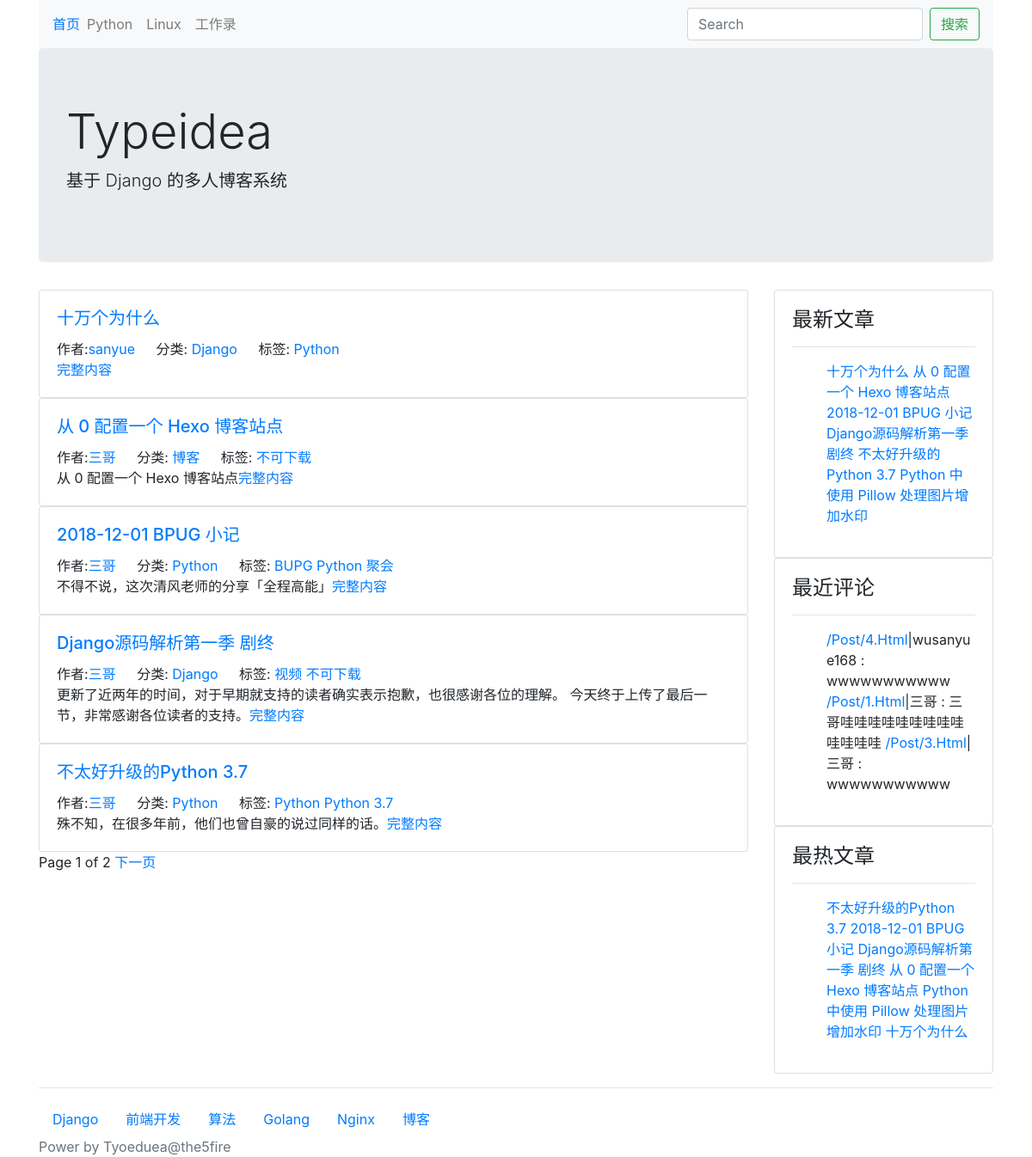
/, run on an earlier commit of the app's database.
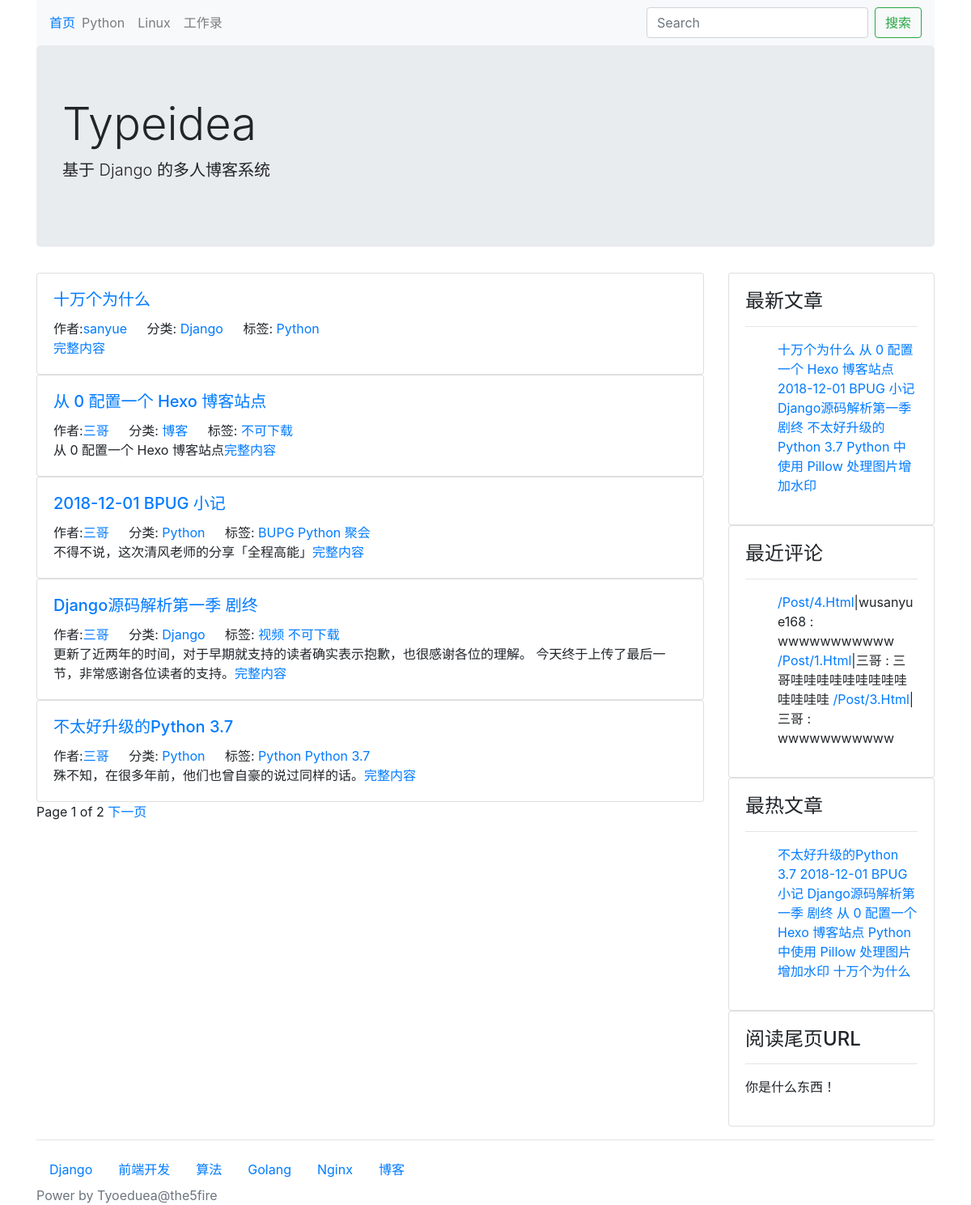
And on a later commit of the database.
### blog/models.py (models this page shows, shortened)
class Category(models.Model):
    STATUS_NORMAL = 1
    STATUS_DELETE = 0
    STATUS_ITEMS = (
        (STATUS_NORMAL, '正常'),
        (STATUS_DELETE, '删除'),
    )
    name = models.CharField(max_length=50, verbose_name="名称")
    status = models.PositiveIntegerField(default=STATUS_NORMAL,
                                         choices=STATUS_ITEMS, verbose_name='状态')
    is_nav = models.BooleanField(default=False, verbose_name="是否为导航")
    owner = models.ForeignKey(User, verbose_name="作者", on_delete=models.CASCADE)
    created_time = models.DateTimeField(auto_now_add=True, verbose_name="创建时间")
    @classmethod
    def get_navs(cls):
        categories = cls.objects.filter(status=cls.STATUS_NORMAL)
        nav_categories = []
        normal_categories = []
        for cate in categories:
            if cate.is_nav:
                nav_categories.append(cate)
            else:
                normal_categories.append(cate)
        return {
            'navs': nav_categories,
            'categories': normal_categories
        }
    class Meta:
        verbose_name = verbose_name_plural = '分类'

class Post(models.Model):
    STATUS_NORMAL = 1
    STATUS_DELETE = 0
    STATUS_DRAFT = 2
    STATUS_ITEMS = (
        (STATUS_NORMAL, '正常'),
        (STATUS_DELETE, '删除'),
        (STATUS_DRAFT, '草稿'),
    )
    title = models.CharField(max_length=255, verbose_name="标题")
    desc = models.CharField(max_length=1024, blank=True, verbose_name="摘要")
    content = models.TextField(verbose_name="正文", help_text="正文必须为 MarkDown 格式")
    content_html = models.TextField(verbose_name="正文 html 代码", blank=True, editable=False)
    status = models.PositiveIntegerField(default=STATUS_NORMAL,
                                         choices=STATUS_ITEMS, verbose_name="状态")
    category = models.ForeignKey(Category, verbose_name="分类", on_delete=models.CASCADE)
    tags = models.ManyToManyField(Tag, verbose_name="标签")
    owner = models.ForeignKey(User, verbose_name="作者", on_delete=models.CASCADE)
    created_time = models.DateTimeField(auto_now_add=True, verbose_name="创建时间")
    is_md = models.BooleanField(default=False, verbose_name="markdown语法")
    pv = models.PositiveIntegerField(default=1)
    uv = models.PositiveIntegerField(default=1)
    class Meta:
        verbose_name = verbose_name_plural = "文章"
        ordering = ['-id']  # 根据 id 进行降序排序
    @classmethod
    def latest_posts(cls):
        queryset = cls.objects.filter(status=Post.STATUS_NORMAL)
        return queryset
    @classmethod
    def hot_posts(cls):
        return cls.objects.filter(status=cls.STATUS_NORMAL).order_by('-pv')

class Tag(models.Model):
    STATUS_NORMAL = 1
    STATUS_DELETE = 0
    STATUS_ITEMS = (
        (STATUS_NORMAL, '正常'),
        (STATUS_DELETE, '删除'),
    )
    name = models.CharField(max_length=10, verbose_name="名称")
    status = models.PositiveIntegerField(default=STATUS_NORMAL,
                                         choices=STATUS_ITEMS, verbose_name="状态")
    owner = models.ForeignKey(User, verbose_name="作者", on_delete=models.CASCADE)
    created_time = models.DateTimeField(auto_now_add=True, verbose_name="创建时间")
    class Meta:
        verbose_name = verbose_name_plural = "标签"

### config/models.py (models this page shows, shortened)
class SideBar(models.Model):
    DISPLAY_HTML = 1
    DISPLAY_LATEST = 2
    DISPLAY_HOT = 3
    DISPLAY_COMMENT = 4
    SIDE_TYPE = (
        (DISPLAY_HTML, 'HTML'),
        (DISPLAY_LATEST, '最新文章'),
        (DISPLAY_HOT, '最热文章'),
        (DISPLAY_COMMENT, '最近评论'),
    )
    STATUS_SHOW = 1
    STATUS_HIDE = 0
    STATUS_ITEMS = (
        (STATUS_SHOW, '展示'),
        (STATUS_HIDE, '隐藏'),
    )
    title = models.CharField(max_length=50, verbose_name="标题")
    display_type = models.PositiveIntegerField(default=1, choices=SIDE_TYPE, verbose_name="展示类型")
    content = models.CharField(max_length=500, blank=True, verbose_name="内容",
                               help_text="如果设置的不是 HTML 类型，可为空")
    status = models.PositiveIntegerField(default=STATUS_SHOW, choices=STATUS_ITEMS, verbose_name="状态")
    owner = models.ForeignKey(User, verbose_name="作者", on_delete=models.CASCADE)
    created_time = models.DateTimeField(auto_now_add=True, verbose_name="创建时间")
    @classmethod
    def get_all(cls):
        return cls.objects.filter(status=cls.STATUS_SHOW)
    @property
    def content_html(self):
        from blog.models import Post  # 避免循环引用
        from comment.models import Comment
        result = ''
        if self.display_type == self.DISPLAY_HTML:
            result = self.content
        elif self.display_type == self.DISPLAY_LATEST:
            context = {
                'posts': Post.latest_posts()
            }
            return render_to_string('config/blocks/sidebar_posts.html', context)
        elif self.display_type == self.DISPLAY_HOT:
            context = {
                'posts': Post.hot_posts()
            }
            return render_to_string('config/blocks/sidebar_posts.html', context)
        elif self.display_type == self.DISPLAY_COMMENT:
            context = {
                'comments': Comment.objects.filter(status=Comment.STATUS_NORMAL)
            }
            return render_to_string('config/blocks/sidebar_comments.html', context)
        return result
    class Meta:
        verbose_name = verbose_name_plural = "侧边栏"

### comment/models.py (models this page shows, shortened)
class Comment(models.Model):
    STATUS_NORMAL = 1
    STATUS_DELETE = 0
    STATUS_ITEMS = (
        (STATUS_NORMAL, '正常'),
        (STATUS_DELETE, '删除'),
    )
    target = models.CharField(max_length=100, verbose_name="评论目标")
    content = models.CharField(max_length=2000, verbose_name="内容")
    nickname = models.CharField(max_length=50, verbose_name="昵称")
    website = models.URLField(verbose_name="网站")
    email = models.EmailField(verbose_name="邮箱")
    status = models.PositiveIntegerField(default=STATUS_NORMAL, choices=STATUS_ITEMS, verbose_name="状态")
    created_time = models.DateTimeField(auto_now_add=True, verbose_name="创建时间")
    class Meta:
        verbose_name = verbose_name_plural = "评论"

### blog/views.py (the view)
# urls.py: path('', IndexView.as_view(), name='index'),
class IndexView(CommonViewMixin, ListView):
    queryset = Post.latest_posts()
    paginate_by = 5
    context_object_name = 'post_list'
    template_name = 'blog/list.html'

### blog/views.py (called while the page is built)
    def get_context_data(self, **kwargs):
        context = super().get_context_data(**kwargs)
        context.update({
            'sidebars': SideBar.get_all(),
        })
        context.update(Category.get_navs())
        return context

### typeidea/themes/bootstrap/templates/blog/list.html (shortened to what this page needs)
{% extends "./base.html" %}
{% block main %}
    {% for post in post_list %}
        <div class="card">
            <div class="card-body">
                <h5 class="card-title"><a href={% url 'post-detail' post.id %}>{{ post.title }}</a></h5>
                <span class="card-link">作者:<a
                        href="{% url 'author' post.owner.id %}">{{ post.owner.username }}</a></span>
                <span class="card-link">分类:<a href="{% url 'category-list' post.category.id %}">
                        {{ post.category.name }}</a>
                    </span>
                <span class="card-link">标签:
                    {% for tag in post.tags.all %}
                        <a href="{% url 'tag-list' tag.id %}">{{ tag.name }}</a>
                    {% endfor %}
                    </span>
                <p class="card-text">{{ post.desc }}<a href="{% url 'post-detail' post.id %}">完整内容</a></p>
            </div>
        </div>
    {% endfor %}
    {% if page_obj %}
        Page {{ page_obj.number }} of {{ paginator.num_pages }}
        {% if page_obj.has_next %}
            <a href="?page={{ page_obj.next_page_number }}">下一页</a>
        {% endif %}
    {% endif %}
{% endblock %}

### typeidea/themes/bootstrap/templates/blog/base.html (shortened to what this page needs)
{% load static %}
<!doctype html>
<html lang="en">
<head>
    <link rel="stylesheet" href={% static 'css/bootstrap.min.css' %}>
</head>
<body>
<div class="container head">
    <nav class="navbar navbar-expand-lg navbar-light bg-light">
        <a class="navvar-brand" href="/">首页</a>
        <div class="collapse navbar-collapse" id="navbarSupportedContent">
            <ul class="navbar-nav mr-auto">
                {% for cate in navs %}
                    <li class="nav-item">
                        <a class="nav-link" href="{% url 'category-list' cate.id %}">{{ cate.name }}</a>
                    </li>
                {% endfor %}
            </ul>
            <form class="form-inline my-2 my-lg-0" action="/search/" method="GET">
                <input class="form-control mr-sm-2" type="search" placeholder="Search" aria-label="Search"
                       value="{{ keyword }}" name="keyword">
                <button class="btn btn-outline-success" type="submit">搜索</button>
            </form>
        </div>
    </nav>
    <div class="jumbotron">
        <h1 class="display-4">Typeidea</h1>
        <p class="lead">基于 Django 的多人博客系统</p>
    </div>
</div>
<div class="container main">
    <div class="row">
        <div class="col-9" post-list>
            {% block main %}
            {% endblock %}
        </div>
        <div class="col-3">
            {% block sidebars %}
                {% for sidebar in sidebars %}
                    <div class="card sidebar">
                        <div class="card-body">
                            <h4 class="card-title">{{ sidebar.title }}</h4>
                            <hr/>
                            <p>{{ sidebar.content_html }}</p>
                        </div>
                    </div>
                {% endfor %}
            {% endblock %}
        </div>
    </div>
</div>
<footer class="footer">
    {% block footer %}
        <div class="container">
            <hr/>
            <nav class="nav category">
                {% for cate in categories %}
                    <a href="{% url 'category-list' cate.id %}" class="nav-link">{{ cate.name }}</a>
                {% endfor %}
            </nav>
        </div>
        <div class="container power">
            <span class="text-muted">Power by Tyoeduea@the5fire</span>
        </div>
    {% endblock %}
</footer>
</body>
</html>

### typeidea/themes/bootstrap/templates/config/blocks/sidebar_posts.html
<ul class="links">
    {% for post in posts %}
        <l1><a href="{% url 'post-detail' post.id %}">{{ post.title }}</a></l1>
    {% endfor %}
</ul>

### typeidea/themes/bootstrap/templates/config/blocks/sidebar_comments.html
<ul>
    {% for comment in comments %}
        <l1><a href="{{ comment.target }}">{{ comment.target.title }}</a>|{{ comment.nickname }}
            : {% autoescape off %}{{ comment.content }}{% endautoescape %}</l1>
    {% endfor %}
</ul>

What changed in the data, as far as the page shows it:
added SideBar: title "阅读尾页URL", content_html "你是什么东西！"
